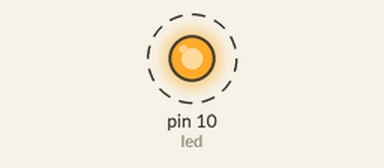
This sketch was run on a simulated Arduino Uno, built with avr-gcc and run on an emulated ATmega328P. Shown: output pins drawn as LEDs (lit = HIGH). Dashed ring = blinking. What the sketch prints to the serial monitor is not drawn.

Above: at 0.5 s.
Timing chart, 0 to 4.6 s (numbered marks = the images above):
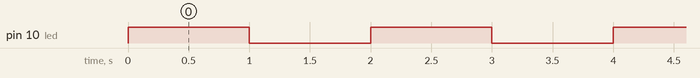

The sketch:

Sep-7-Iteration.ino
```cpp
// First Iteration
// Used this code to debug LED light issue. Turned out that I didn't understand the breadboard, mistakenly put both LED legs to same row.
int led = 10;

void setup() {
Serial.begin(9600);
pinMode(led, OUTPUT);
}

void loop(){
Serial.println("Hello, world!");
digitalWrite(led, HIGH);
delay(1000);
digitalWrite(led, LOW);
delay(1000);
}
```

Measured:
- by itself, pin 10 (led): alternates HIGH for 1.0 s and LOW for 1.0 s
